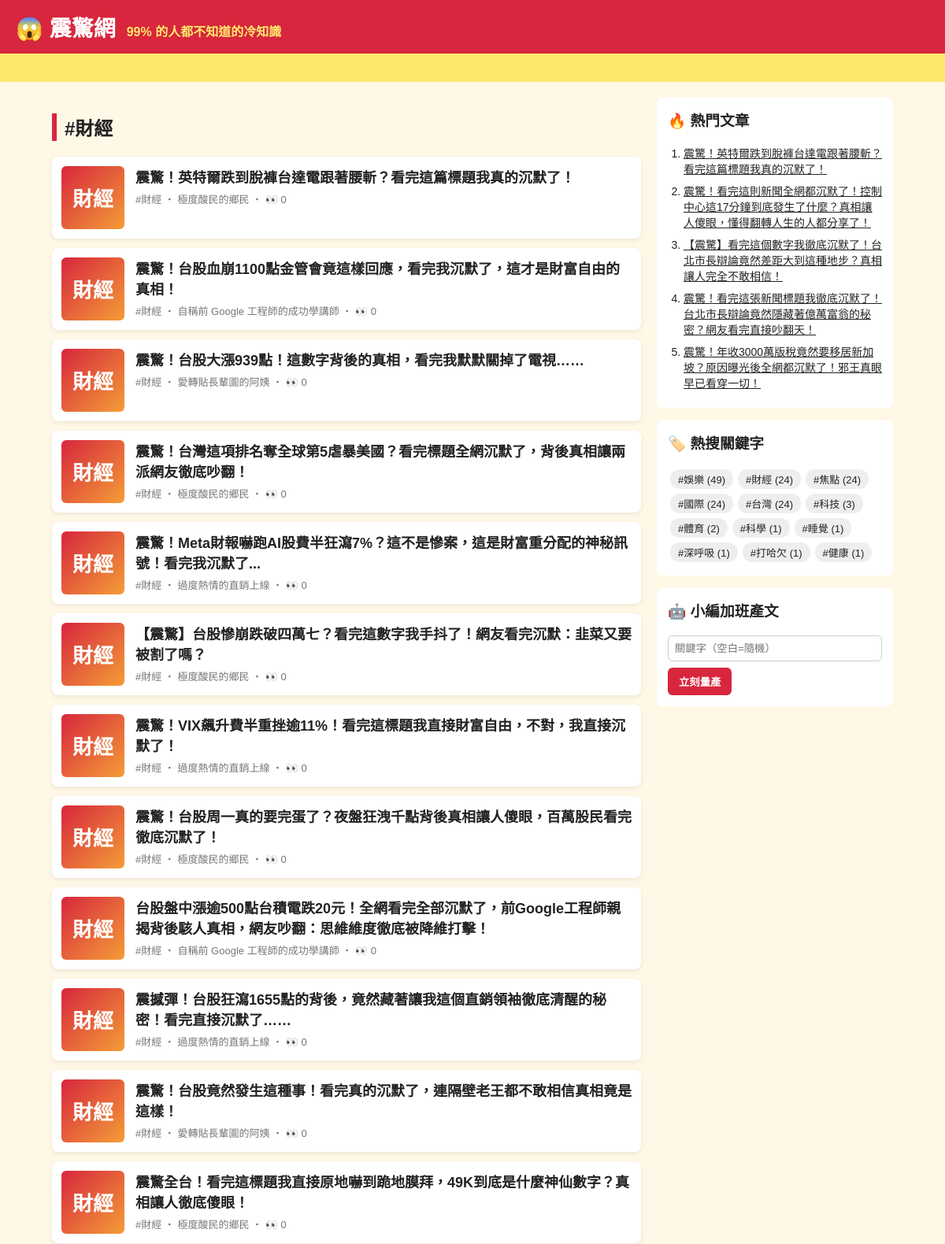
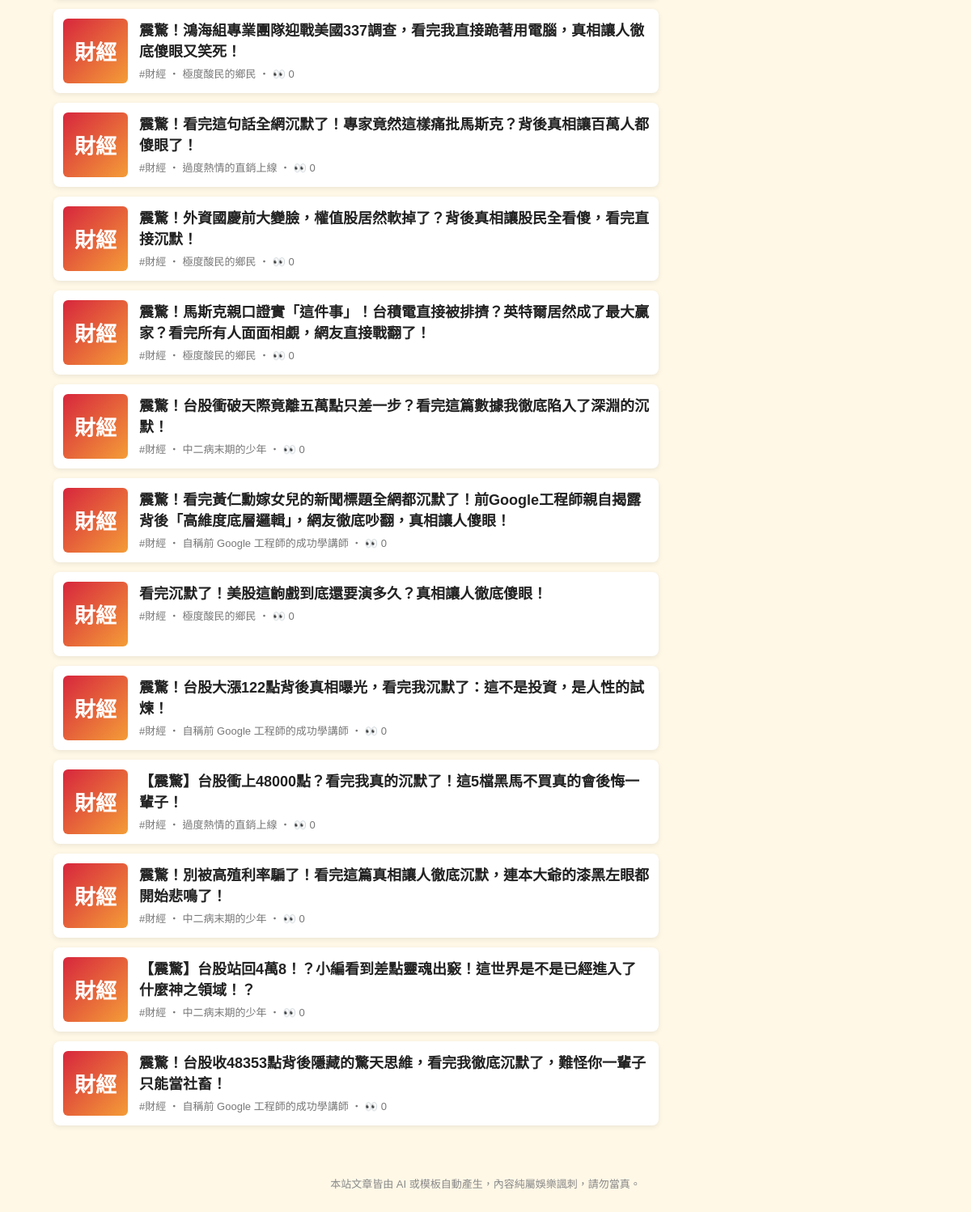
Screenshot of /tag/財經/ with the database file from the repository (2 pictures, top to bottom).
### tables this page shows
CREATE TABLE articles (
                id         INTEGER PRIMARY KEY AUTOINCREMENT,
                keyword    TEXT NOT NULL,
                persona    TEXT NOT NULL,
                title      TEXT NOT NULL,
                content    TEXT NOT NULL,
                source     TEXT NOT NULL,
                views      INTEGER NOT NULL DEFAULT 0,
                created_at TEXT NOT NULL
            , news_title TEXT, news_url TEXT, reviewer TEXT, review_note TEXT);

### app.py (the view)
@app.route("/tag/<keyword>/")
def tag(keyword):
    return render_template("index.html", articles=db.list_articles(keyword=keyword), heading=f"#{keyword}")

### app.py (called while the page is built)
@app.context_processor
def sidebar():
    return {"hot": db.hot_articles(), "tags": db.keywords(), "static_site": app.config["STATIC_SITE"]}

### db.py (called while the page is built)
def connect():
    conn = sqlite3.connect(DB_PATH)
    conn.row_factory = sqlite3.Row
    return conn

def list_articles(limit=50, keyword=None):
    with connect() as conn:
        if keyword:
            return conn.execute(
                "SELECT * FROM articles WHERE keyword = ? ORDER BY id DESC LIMIT ?", (keyword, limit)
            ).fetchall()
        return conn.execute("SELECT * FROM articles ORDER BY id DESC LIMIT ?", (limit,)).fetchall()

def hot_articles(limit=5):
    with connect() as conn:
        return conn.execute("SELECT * FROM articles ORDER BY views DESC, id DESC LIMIT ?", (limit,)).fetchall()

def keywords():
    with connect() as conn:
        return conn.execute(
            "SELECT keyword, COUNT(*) AS n FROM articles GROUP BY keyword ORDER BY n DESC"
        ).fetchall()

### templates/index.html
{% extends "base.html" %}
{% block content %}
<h2 class="heading">{{ heading }}</h2>
{% for a in articles %}
  <a class="card" href="{{ url_for('article', article_id=a.id) }}">
    <div class="thumb">{{ a.keyword[:2] }}</div>
    <div>
      <h3>{{ a.title }}</h3>
      <p class="meta">#{{ a.keyword }} ‧ {{ a.persona }}{% if not static_site %} ‧ 👀 {{ a.views }}{% endif %}</p>
    </div>
  </a>
{% else %}
  <p class="empty">還沒有文章。執行 <code>python generator.py -n 5</code> 或用右邊按鈕開始量產。</p>
{% endfor %}
{% endblock %}

### templates/base.html (shortened to what this page needs)
<!doctype html>
<html lang="zh-Hant">
<head>
  <link rel="stylesheet" href="{{ url_for('static', filename='style.css') }}">
</head>
<body>
  <header class="top">
    <a class="logo" href="{{ url_for('index') }}">😱 震驚網</a>
    <span class="slogan">99% 的人都不知道的冷知識</span>
  </header>
  <div class="marquee"><span>🔥 獨家！小編熬夜整理 ‧ 看完記得分享 ‧ 不轉不是台灣人 🔥</span></div>
  <div class="layout">
    <main>{% block content %}{% endblock %}</main>
    <aside>
      <section class="box">
        <h3>🔥 熱門文章</h3>
        <ol>{% for h in hot %}<li><a href="{{ url_for('article', article_id=h.id) }}">{{ h.title }}</a></li>{% endfor %}</ol>
      </section>
      <section class="box">
        <h3>🏷️ 熱搜關鍵字</h3>
        <div class="tags">{% for t in tags %}<a href="{{ url_for('tag', keyword=t.keyword) }}">#{{ t.keyword }} ({{ t.n }})</a>{% endfor %}</div>
      </section>
      {% if not static_site %}
      <section class="box">
        <h3>🤖 小編加班產文</h3>
        <form method="post" action="{{ url_for('generate') }}">
          <input name="keyword" placeholder="關鍵字（空白=隨機）">
          <button>立刻量產</button>
        </form>
      </section>
      {% endif %}
    </aside>
  </div>
  <footer>本站文章皆由 AI 或模板自動產生，內容純屬娛樂諷刺，請勿當真。</footer>
</body>
</html>

### static/style.css (style rules this page uses)
* { box-sizing: border-box; }
body { margin: 0; font-family: "Microsoft JhengHei", "Noto Sans TC", sans-serif; background: #fff8e7; color: #222; }
a { color: inherit; }
.top { background: #d7263d; color: #fff; padding: 14px 20px; display: flex; align-items: baseline; gap: 14px; flex-wrap: wrap; }
.logo { font-size: 28px; font-weight: 900; text-decoration: none; }
.slogan { color: #ffe66d; font-weight: bold; }
.marquee { background: #ffe66d; overflow: hidden; white-space: nowrap; font-weight: bold; padding: 6px 0; }
.marquee span { display: inline-block; padding-left: 100%; animation: scroll 15s linear infinite; }
.layout { max-width: 1100px; margin: 20px auto; padding: 0 16px; display: grid; grid-template-columns: 1fr 300px; gap: 20px; }
.heading { border-left: 6px solid #d7263d; padding-left: 10px; }
.card { display: flex; gap: 14px; background: #fff; border-radius: 8px; padding: 12px; margin-bottom: 12px; text-decoration: none; box-shadow: 0 2px 6px rgba(0,0,0,.08); }
.card h3 { margin: 0 0 6px; font-size: 18px; }
.thumb { flex: 0 0 80px; height: 80px; border-radius: 6px; background: linear-gradient(135deg, #d7263d, #f49d37); color: #fff; font-size: 26px; font-weight: 900; display: grid; place-items: center; }
.meta { color: #777; font-size: 13px; margin: 0; }
.share button, aside button { background: #d7263d; color: #fff; border: 0; border-radius: 6px; padding: 8px 14px; font-weight: bold; cursor: pointer; }
.box { background: #fff; border-radius: 8px; padding: 14px; margin-bottom: 16px; }
.box h3 { margin-top: 0; }
.box ol { padding-left: 20px; margin: 0; }
.box li { margin-bottom: 8px; font-size: 14px; }
.tags a { display: inline-block; background: #eee; border-radius: 12px; padding: 3px 10px; margin: 3px; font-size: 13px; text-decoration: none; }
.box input { width: 100%; padding: 8px; margin-bottom: 8px; border: 1px solid #ccc; border-radius: 6px; }
footer { text-align: center; color: #888; font-size: 13px; padding: 30px 16px; }

### rows the page displays
articles: keyword "財經", title "震驚！英特爾跌到脫褲台達電跟著腰斬？看完這篇標題我真的沉默了！", persona "極度酸民的鄉民", views "0"
articles: keyword "財經", title "震驚！台股血崩1100點金管會竟這樣回應，看完我沉默了，這才是財富自由的真相！", persona "自稱前 Google 工程師的成功學講師", views "0"
articles: keyword "財經", title "震驚！台股大漲939點！這數字背後的真相，看完我默默關掉了電視……", persona "愛轉貼長輩圖的阿姨", views "0"
articles: keyword "財經", title "震驚！台灣這項排名奪全球第5虐暴美國？看完標題全網沉默了，背後真相讓兩派網友徹底吵翻！", persona "極度酸民的鄉民", views "0"
articles: keyword "財經", title "震驚！Meta財報嚇跑AI股費半狂瀉7%？這不是慘案，這是財富重分配的神秘訊號！看完我沉默了...", persona "過度熱情的直銷上線", views "0"
articles: keyword "財經", title "【震驚】台股慘崩跌破四萬七？看完這數字我手抖了！網友看完沉默：韭菜又要被割了嗎？", persona "極度酸民的鄉民", views "0"
articles: keyword "財經", title "震驚！VIX飆升費半重挫逾11%！看完這標題我直接財富自由，不對，我直接沉默了！", persona "過度熱情的直銷上線", views "0"
articles: keyword "財經", title "震驚！台股周一真的要完蛋了？夜盤狂洩千點背後真相讓人傻眼，百萬股民看完徹底沉默了！", persona "極度酸民的鄉民", views "0"
articles: keyword "財經", title "台股盤中漲逾500點台積電跌20元！全網看完全部沉默了，前Google工程師親揭背後駭人真相，網友吵翻：思維維度徹底被降維打擊！", persona "自稱前 Google 工程師的成功學講師", views "0"
articles: keyword "財經", title "震撼彈！台股狂瀉1655點的背後，竟然藏著讓我這個直銷領袖徹底清醒的秘密！看完直接沉默了……", persona "過度熱情的直銷上線", views "0"
articles: keyword "財經", title "震驚！台股竟然發生這種事！看完真的沉默了，連隔壁老王都不敢相信真相竟是這樣！", persona "愛轉貼長輩圖的阿姨", views "0"
articles: keyword "財經", title "震驚全台！看完這標題我直接原地嚇到跪地膜拜，49K到底是什麼神仙數字？真相讓人徹底傻眼！", persona "極度酸民的鄉民", views "0"
articles: keyword "財經", title "震驚！鴻海組專業團隊迎戰美國337調查，看完我直接跪著用電腦，真相讓人徹底傻眼又笑死！", persona "極度酸民的鄉民", views "0"
articles: keyword "財經", title "震驚！看完這句話全網沉默了！專家竟然這樣痛批馬斯克？背後真相讓百萬人都傻眼了！", persona "過度熱情的直銷上線", views "0"
articles: keyword "財經", title "震驚！外資國慶前大變臉，權值股居然軟掉了？背後真相讓股民全看傻，看完直接沉默！", persona "極度酸民的鄉民", views "0"
articles: keyword "財經", title "震驚！馬斯克親口證實「這件事」！台積電直接被排擠？英特爾居然成了最大贏家？看完所有人面面相覷，網友直接戰翻了！", persona "極度酸民的鄉民", views "0"
articles: keyword "財經", title "震驚！台股衝破天際竟離五萬點只差一步？看完這篇數據我徹底陷入了深淵的沉默！", persona "中二病末期的少年", views "0"
articles: keyword "財經", title "震驚！看完黃仁勳嫁女兒的新聞標題全網都沉默了！前Google工程師親自揭露背後「高維度底層邏輯」，網友徹底吵翻，真相讓人傻眼！", persona "自稱前 Google 工程師的成功學講師", views "0"
articles: keyword "財經", title "看完沉默了！美股這齣戲到底還要演多久？真相讓人徹底傻眼！", persona "極度酸民的鄉民", views "0"
articles: keyword "財經", title "震驚！台股大漲122點背後真相曝光，看完我沉默了：這不是投資，是人性的試煉！", persona "自稱前 Google 工程師的成功學講師", views "0"
articles: keyword "財經", title "【震驚】台股衝上48000點？看完我真的沉默了！這5檔黑馬不買真的會後悔一輩子！", persona "過度熱情的直銷上線", views "0"
articles: keyword "財經", title "震驚！別被高殖利率騙了！看完這篇真相讓人徹底沉默，連本大爺的漆黑左眼都開始悲鳴了！", persona "中二病末期的少年", views "0"
articles: keyword "財經", title "【震驚】台股站回4萬8！？小編看到差點靈魂出竅！這世界是不是已經進入了什麼神之領域！？", persona "中二病末期的少年", views "0"
articles: keyword "財經", title "震驚！台股收48353點背後隱藏的驚天思維，看完我徹底沉默了，難怪你一輩子只能當社畜！", persona "自稱前 Google 工程師的成功學講師", views "0"
articles: title "震驚！看完這則新聞全網都沉默了！控制中心這17分鐘到底發生了什麼？真相讓人傻眼，懂得翻轉人生的人都分享了！"
articles: title "【震驚】看完這個數字我徹底沉默了！台北市長辯論竟然差距大到這種地步？真相讓人完全不敢相信！"
articles: title "震驚！看完這張新聞標題我徹底沉默了！台北市長辯論竟然隱藏著億萬富翁的秘密？網友看完直接吵翻天！"
articles: title "震驚！年收3000萬版稅竟然要移居新加坡？原因曝光後全網都沉默了！邪王真眼早已看穿一切！"

### other values shown
{{ heading }} "#財經"
{{ t.keyword }} "娛樂" "財經" "焦點" "國際" "台灣" "科技" "體育" "科學" "睡覺" "深呼吸" "打哈欠" "健康"
{{ t.n }} "49" "24" "24" "24" "24" "3" "2" "1" "1" "1" "1" "1"
